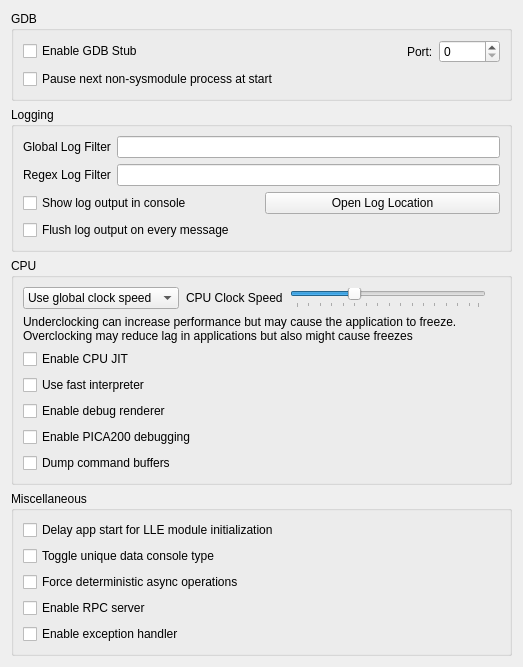
<?xml version="1.0" encoding="UTF-8"?>
<ui version="4.0">
 <class>ConfigureDebug</class>
 <widget class="QWidget" name="ConfigureDebug">
  <property name="geometry">
   <rect>
    <x>0</x>
    <y>0</y>
    <width>523</width>
    <height>458</height>
   </rect>
  </property>
  <layout class="QVBoxLayout" name="verticalLayout_1">
   <item>
    <layout class="QVBoxLayout" name="verticalLayout_2">
     <item>
      <widget class="QGroupBox" name="gdb_groupbox">
       <property name="title">
        <string>GDB</string>
       </property>
       <layout class="QVBoxLayout" name="verticalLayout_3">
        <item>
         <layout class="QHBoxLayout" name="horizontalLayout_1">
          <item>
           <widget class="QCheckBox" name="toggle_gdbstub">
            <property name="text">
             <string>Enable GDB Stub</string>
            </property>
           </widget>
          </item>
          <item>
           <spacer name="horizontalSpacer">
            <property name="orientation">
             <enum>Qt::Horizontal</enum>
            </property>
            <property name="sizeHint" stdset="0">
             <size>
              <width>40</width>
              <height>20</height>
             </size>
            </property>
           </spacer>
          </item>
          <item>
           <widget class="QLabel" name="label_2">
            <property name="text">
             <string>Port:</string>
            </property>
           </widget>
          </item>
          <item>
           <widget class="QSpinBox" name="gdbport_spinbox">
            <property name="maximum">
             <number>65536</number>
            </property>
           </widget>
          </item>
         </layout>
        </item>
        <item>
          <widget class="QCheckBox" name="debug_next_process">
            <property name="text">
              <string>Pause next non-sysmodule process at start</string>
            </property>
          </widget>
        </item>
       </layout>
      </widget>
     </item>
    </layout>
   </item>
   <item>
    <widget class="QGroupBox" name="groupBox_2">
     <property name="title">
      <string>Logging</string>
     </property>
     <layout class="QVBoxLayout" name="verticalLayout">
      <item>
       <layout class="QHBoxLayout" name="horizontalLayout">
        <item>
         <widget class="QLabel" name="label">
          <property name="text">
           <string>Global Log Filter</string>
          </property>
         </widget>
        </item>
        <item>
         <widget class="QLineEdit" name="log_filter_edit"/>
        </item>
       </layout>
      </item>
      <item>
       <layout class="QHBoxLayout" name="horizontalLayout1">
        <item>
         <widget class="QLabel" name="label_3">
          <property name="text">
           <string>Regex Log Filter</string>
          </property>
         </widget>
        </item>
        <item>
         <widget class="QLineEdit" name="log_regex_filter_edit"/>
        </item>
       </layout>
      </item>
      <item>
       <layout class="QHBoxLayout" name="horizontalLayout2">
        <item>
         <widget class="QCheckBox" name="toggle_console">
          <property name="text">
           <string>Show log output in console</string>
          </property>
         </widget>
        </item>
        <item>
         <widget class="QPushButton" name="open_log_button">
          <property name="text">
           <string>Open Log Location</string>
          </property>
         </widget>
        </item>
       </layout>
      </item>
      <item>
        <widget class="QCheckBox" name="instant_debug_log">
          <property name="text">
            <string>Flush log output on every message</string>
          </property>
          <property name="toolTip">
            <string>&lt;html&gt;&lt;body&gt;Immediately commits the debug log to file. Use this if Azahar crashes and the log output is being cut.&lt;br&gt;Enabling this feature will decrease performance, only use it for debugging purposes.&lt;/body&gt;&lt;/html&gt;</string>
          </property>
        </widget>
      </item>
     </layout>
    </widget>
   </item>
   <item>
    <widget class="QGroupBox" name="groupBox_4">
     <property name="title">
      <string>CPU</string>
     </property>
     <layout class="QGridLayout" name="clock_speed_GLayout">
      <item row="1" column="0">
       <widget class="QWidget" name="clock_speed_widget" native="true">
        <layout class="QHBoxLayout" name="clock_speed_layout">
         <property name="spacing">
          <number>7</number>
         </property>
         <property name="leftMargin">
          <number>0</number>
         </property>
         <property name="topMargin">
          <number>0</number>
         </property>
         <property name="rightMargin">
          <number>0</number>
         </property>
         <property name="bottomMargin">
          <number>0</number>
         </property>
         <item>
          <widget class="QComboBox" name="clock_speed_combo">
           <item>
            <property name="text">
             <string>Use global clock speed</string>
            </property>
           </item>
           <item>
            <property name="text">
             <string>Set clock speed:</string>
            </property>
           </item>
          </widget>
         </item>
         <item>
          <widget class="QLabel" name="clock_speed_label">
           <property name="text">
            <string>CPU Clock Speed</string>
           </property>
          </widget>
         </item>
         <item>
          <widget class="QSlider" name="slider_clock_speed">
           <property name="toolTip">
            <string>&lt;html&gt;&lt;body&gt;Changes the emulated CPU clock frequency.&lt;br&gt;Underclocking can increase performance but may cause the application to freeze.&lt;br&gt;Overclocking may reduce application lag but also might cause freezes&lt;/body&gt;&lt;/html&gt;</string>
           </property>
           <property name="minimum">
            <number>0</number>
           </property>
           <property name="maximum">
            <number>79</number>
           </property>
           <property name="singleStep">
            <number>5</number>
           </property>
           <property name="pageStep">
            <number>15</number>
           </property>
           <property name="value">
            <number>25</number>
           </property>
           <property name="orientation">
            <enum>Qt::Horizontal</enum>
           </property>
           <property name="tickPosition">
            <enum>QSlider::TicksBelow</enum>
           </property>
          </widget>
         </item>
         <item>
          <widget class="QLabel" name="clock_display_label">
           <property name="text">
            <string/>
           </property>
           <property name="alignment">
            <set>Qt::AlignRight|Qt::AlignTrailing|Qt::AlignVCenter</set>
           </property>
          </widget>
         </item>
        </layout>
       </widget>
      </item>
      <item row="2" column="0">
       <widget class="QLabel" name="label_cpu_clock_info">
        <property name="text">
         <string>&lt;html&gt;&lt;head/&gt;&lt;body&gt;Underclocking can increase performance but may cause the application to freeze.&lt;br/&gt;Overclocking may reduce lag in applications but also might cause freezes&lt;/p&gt;&lt;/body&gt;&lt;/html&gt;</string>
        </property>
        <property name="textFormat">
         <enum>Qt::RichText</enum>
        </property>
       </widget>
      </item>
      <item row="3" column="0">
       <widget class="QCheckBox" name="toggle_cpu_jit">
        <property name="toolTip">
         <string>&lt;html&gt;&lt;head/&gt;&lt;body&gt;&lt;p&gt;Enables the use of the ARM JIT compiler for emulating the 3DS CPUs. Don't disable unless for debugging purposes&lt;/p&gt;&lt;/body&gt;&lt;/html&gt;</string>
        </property>
        <property name="text">
         <string>Enable CPU JIT</string>
        </property>
       </widget>
      </item>
      <item row="4" column="0">
       <widget class="QCheckBox" name="toggle_fastinterp">
        <property name="toolTip">
         <string>&lt;html&gt;&lt;head/&gt;&lt;body&gt;&lt;p&gt;When JIT is disabled, use the fast interpreter instead of the legacy interpreter&lt;/p&gt;&lt;/body&gt;&lt;/html&gt;</string>
        </property>
        <property name="text">
         <string>Use fast interpreter</string>
        </property>
       </widget>
      </item>
      <item row="5" column="0">
       <widget class="QCheckBox" name="toggle_renderer_debug">
        <property name="text">
         <string>Enable debug renderer</string>
        </property>
       </widget>
      </item>
      <item row="6" column="0">
       <widget class="QCheckBox" name="toggle_pica_debugging">
        <property name="text">
         <string>Enable PICA200 debugging</string>
        </property>
       </widget>
      </item>
      <item row="7" column="0">
       <widget class="QCheckBox" name="toggle_dump_command_buffers">
        <property name="text">
         <string>Dump command buffers</string>
        </property>
       </widget>
      </item>
     </layout>
    </widget>
   </item>
   <item>
    <widget class="QGroupBox" name="groupBox_5">
     <property name="title">
      <string>Miscellaneous</string>
     </property>
     <layout class="QGridLayout" name="gridLayout_3">
      <item row="1" column="0">
       <widget class="QCheckBox" name="delay_start_for_lle_modules">
        <property name="toolTip">
         <string>&lt;html&gt;&lt;head/&gt;&lt;body&gt;&lt;p&gt;Introduces a delay to the first ever launched app thread if LLE modules are enabled, to allow them to initialize.&lt;/p&gt;&lt;/body&gt;&lt;/html&gt;</string>
        </property>
        <property name="text">
         <string>Delay app start for LLE module initialization</string>
        </property>
       </widget>
      </item>
      <item row="2" column="0">
       <widget class="QCheckBox" name="toggle_unique_data_console_type">
        <property name="toolTip">
         <string>&lt;html&gt;&lt;head/&gt;&lt;body&gt;&lt;p&gt;Toggles the unique data console type (Old 3DS &#8596; New 3DS) to be able to download the opposite system firmware type from system settings.&lt;/p&gt;&lt;/body&gt;&lt;/html&gt;</string>
        </property>
        <property name="text">
         <string>Toggle unique data console type</string>
        </property>
       </widget>
      </item>
      <item row="3" column="0">
       <widget class="QCheckBox" name="deterministic_async_operations">
        <property name="text">
         <string>Force deterministic async operations</string>
        </property>
        <property name="toolTip">
         <string>&lt;html&gt;&lt;head/&gt;&lt;body&gt;&lt;p&gt;Forces all async operations to run on the main thread, making them deterministic. Do not enable if you don't know what you are doing.&lt;/p&gt;&lt;/body&gt;&lt;/html&gt;</string>
        </property>
       </widget>
      </item>
      <item row="4" column="0">
        <widget class="QCheckBox" name="enable_rpc_server">
          <property name="text">
            <string>Enable RPC server</string>
          </property>
          <property name="toolTip">
            <string>&lt;html&gt;&lt;head/&gt;&lt;body&gt;&lt;p&gt;Enables the RPC server on port 45987. This allows remotely reading/writing guest memory, do not enable if you don't know what you are doing.&lt;/p&gt;&lt;/body&gt;&lt;/html&gt;</string>
          </property>
        </widget>
      </item>
      <item row="5" column="0">
       <widget class="QCheckBox" name="enable_exception_handler">
        <property name="toolTip">
         <string>&lt;html&gt;&lt;head/&gt;&lt;body&gt;&lt;p&gt;Enables the exception handler. When an exception occurs a detailed crash report will be shown.&lt;/p&gt;&lt;p&gt;Note: When using CPU JIT, register values in the crash report may not be fully accurate because the JIT may have advanced past the fault. For more accurate reports, consider disabling CPU JIT.&lt;/p&gt;&lt;/body&gt;&lt;/html&gt;</string>
        </property>
        <property name="text">
         <string>Enable exception handler</string>
        </property>
       </widget>
      </item>
     </layout>
    </widget>
   </item>
   <item>
    <spacer name="verticalSpacer">
     <property name="orientation">
      <enum>Qt::Vertical</enum>
     </property>
     <property name="sizeHint" stdset="0">
      <size>
       <width>20</width>
       <height>40</height>
      </size>
     </property>
    </spacer>
   </item>
  </layout>
 </widget>
 <tabstops>
  <tabstop>toggle_gdbstub</tabstop>
  <tabstop>gdbport_spinbox</tabstop>
  <tabstop>log_filter_edit</tabstop>
  <tabstop>toggle_console</tabstop>
  <tabstop>open_log_button</tabstop>
 </tabstops>
 <resources/>
 <connections>
  <connection>
   <sender>toggle_gdbstub</sender>
   <signal>toggled(bool)</signal>
   <receiver>gdbport_spinbox</receiver>
   <slot>setEnabled(bool)</slot>
   <hints>
    <hint type="sourcelabel">
     <x>84</x>
     <y>157</y>
    </hint>
    <hint type="destinationlabel">
     <x>342</x>
     <y>158</y>
    </hint>
   </hints>
  </connection>
 </connections>
</ui>
